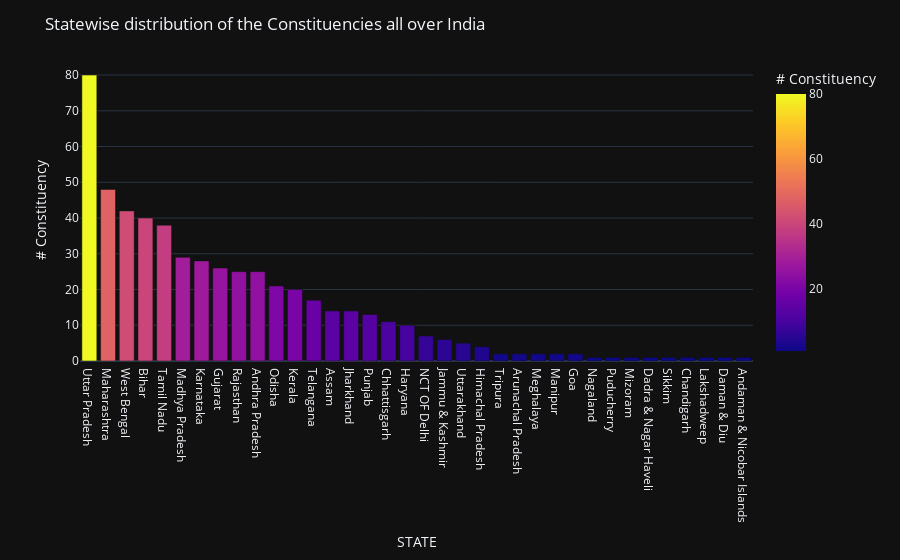

The code cell stored with this chart in its notebook:
### Markdown cell above
# What is the distribution of Constituencies over all the states?

### Code cell
st_con=vote.groupby('STATE').apply(lambda x:x['CONSTITUENCY'].nunique()).reset_index(name='# Constituency')
shp_gdf = gpd.read_file('/kaggle/input/india-states/Igismap/Indian_States.shp')
merged = shp_gdf.set_index('st_nm').join(st_con.set_index('STATE'))
fig, ax = plt.subplots(1, figsize=(10, 10))
ax.axis('off')
ax.set_title('State-wise Distribution of Indian Constituencies',
             fontdict={'fontsize': '15', 'fontweight' : '3'})
fig = merged.plot(column='# Constituency', cmap='inferno_r',linewidth=0.5, ax=ax, edgecolor='0.2',legend=True)
st_con.sort_values(by='# Constituency',ascending=False,inplace=True)
fig2 = px.bar(st_con, x='STATE', y='# Constituency',
                     color='# Constituency',
             labels={'pop':'Constituencies of India'})
fig2.update_layout(title_text='Statewise distribution of the Constituencies all over India',template='plotly_dark')
fig2.show()

### Figure 1 — Plotly figure (JSON) as saved in the notebook; plotly's stock layout.template omitted (floating-point values rounded to 4 significant figures)
{"data": [{"alignmentgroup": "True", "hovertemplate": "STATE=%{x}<br># Constituency=%{marker.color}<extra></extra>", "legendgroup": "", "marker": {"color": [80, 48, 42, 40, 38, 29, 28, 26, 25, 25, 21, 20, 17, 14, 14, 13, 11, 10, 7, 6, 5, 4, 2, 2, 2, 2, 2, 1, 1, 1, 1, 1, 1, 1, 1, 1], "coloraxis": "coloraxis"}, "name": "", "offsetgroup": "", "orientation": "v", "showlegend": false, "textposition": "auto", "type": "bar", "x": ["Uttar Pradesh", "Maharashtra", "West Bengal", "Bihar", "Tamil Nadu", "Madhya Pradesh", "Karnataka", "Gujarat", "Rajasthan", "Andhra Pradesh", "Odisha", "Kerala", "Telangana", "Assam", "Jharkhand", "Punjab", "Chhattisgarh", "Haryana", "NCT OF Delhi", "Jammu & Kashmir", "Uttarakhand", "Himachal Pradesh", "Tripura", "Arunachal Pradesh", "Meghalaya", "Manipur", "Goa", "Nagaland", "Puducherry", "Mizoram", "Dadra & Nagar Haveli", "Sikkim", "Chandigarh", "Lakshadweep", "Daman & Diu", "Andaman & Nicobar Islands"], "xaxis": "x", "y": [80, 48, 42, 40, 38, 29, 28, 26, 25, 25, 21, 20, 17, 14, 14, 13, 11, 10, 7, 6, 5, 4, 2, 2, 2, 2, 2, 1, 1, 1, 1, 1, 1, 1, 1, 1], "yaxis": "y"}], "layout": {"barmode": "relative", "coloraxis": {"colorbar": {"title": {"text": "# Constituency"}}, "colorscale": [[0, "#0d0887"], [0.1111, "#46039f"], [0.2222, "#7201a8"], [0.3333, "#9c179e"], [0.4444, "#bd3786"], [0.5556, "#d8576b"], [0.6667, "#ed7953"], [0.7778, "#fb9f3a"], [0.8889, "#fdca26"], [1, "#f0f921"]]}, "legend": {"tracegroupgap": 0}, "margin": {"t": 60}, "title": {"text": "Statewise distribution of the Constituencies all over India"}, "xaxis": {"anchor": "y", "domain": [0, 1], "title": {"text": "STATE"}}, "yaxis": {"anchor": "x", "domain": [0, 1], "title": {"text": "# Constituency"}}}}
